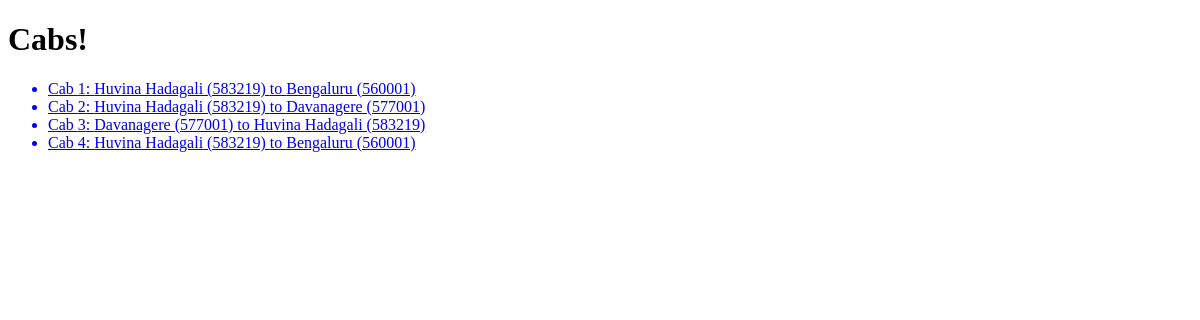
/cabs/, run on an earlier commit of the app's database.
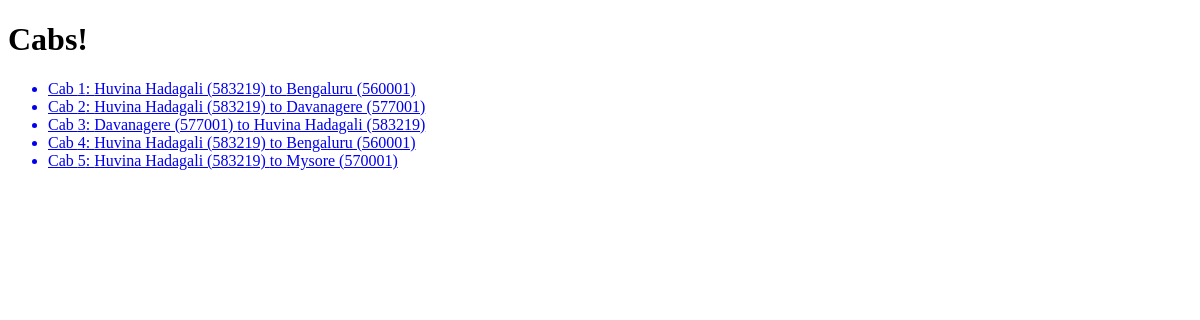
And on a later commit of the database.
### cabs/models.py (models this page shows, shortened)
class Cabs(models.Model):
    pick = models.ForeignKey(Station, on_delete= models.CASCADE, related_name="departures")
    drop = models.ForeignKey(Station, on_delete=models.CASCADE, related_name="arrivals")
    cost = models.IntegerField()

class Station(models.Model):
    pin_code = models.IntegerField()
    city = models.CharField(max_length=64)
    def __str__(self):
        return f"{self.city} ({self.pin_code})"

### cabs/views.py (the view)
# urls.py: path("", views.index, name = "index"),
def index(request):
    return render(request, "cabs/index.html",{
        "cabs" : Cabs.objects.all()
    })

### cabs/templates/cabs/index.html
{% extends "cabs/layout.html" %}
{% block body %}
    <h1> Cabs!</h1>
    <ul>
        {% for cab in cabs %}
            <a href="{% url 'cab' cab.id %}">
                <li>Cab {{cab.id}}: {{ cab.pick }} to {{ cab.drop }}</li>
            </a>
        {% endfor %}
    </ul>
{% endblock %}

What changed in the data, as far as the page shows it:
added Cabs: id "5", pick "Huvina Hadagali (583219)", drop "Mysore (570001)"
